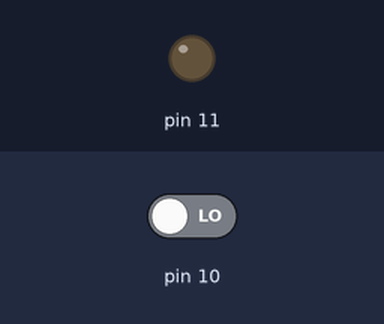
The sketch below on a simulated Arduino Uno, built with avr-gcc and run on an emulated ATmega328P. Shown: output pins drawn as LEDs (lit = HIGH). Dashed ring = blinking. The inputs (shaded band) are chosen by the test bench; at power-on: pin 10 LOW.

Above: at 1.2 s.
1.3 s: pin 10 driven HIGH
At 1.37 s:
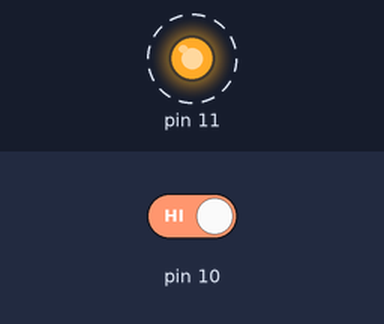
4.3 s: pin 10 driven LOW
At 5.2 s:
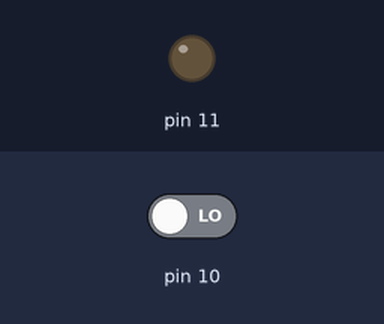
Timing chart, 0 to 7.3 s (numbered marks = the images above; inputs shaded):
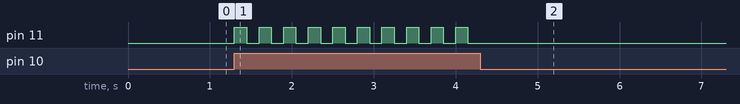

Measured:
- after the input at 1.3 s, pin 11: alternates HIGH for 0.15 s and LOW for 0.15 s, starting at once
- after the input at 4.3 s, pin 11: stops changing and stays LOW

The sketch:

Opdracht_3.ino
```cpp
//initiele waarde voor variable
bool pressed = false;

//Pin setup om in en outputs te defineren
void setup()
{
  pinMode(11, OUTPUT);
  pinMode(10, INPUT);
}

//loop om te kijken of de knop is ingedrukt en een ledje te aan of uit te zetten op een druk
void loop()
{
  if((digitalRead(10) == true) && (pressed == false)){
    digitalWrite(11, HIGH);
    delay(150);
    pressed = true;
  }

  if((digitalRead(10) == true) && (pressed == true)){
    digitalWrite(11, LOW);
    delay(150);
    pressed = false;
  }

}
```
